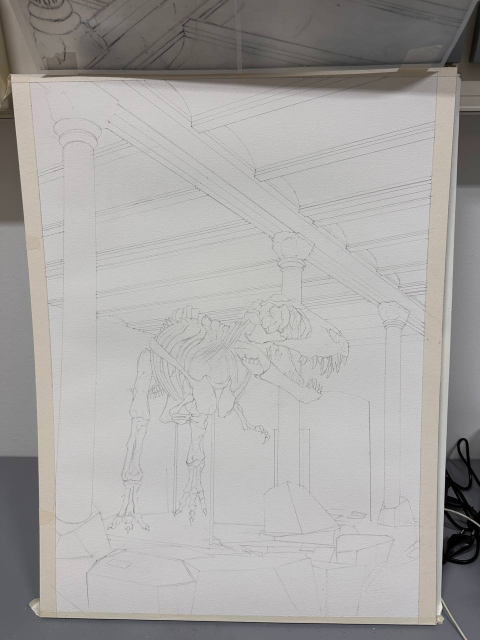
#> input picture testdata/1.jpg, 960 x 1280 px (shown at 1/2 size)
$ python -i vp.py   (imports and definitions only)
#> lines starting #> are read from the running program, lines starting #| are printed output that depends on the picture; after the words box and inside, x2 and y2 are one past the last pixel; in counts of white or black regions, pixels touching at a corner belong together
"""Linear-perspective check: lines -> vanishing points -> per-line residual."""
import cv2, numpy as np

# [26 lines left out: function lines, not called in this run]


def _len(s):
    return np.hypot(s[:, 2] - s[:, 0], s[:, 3] - s[:, 1])


# [278 lines left out: functions _pairs, _join, resid_deg, fit, _weighted, fit_on_line and 5 more, not called in this run]

def sheet(path, inset=0.03):
    """The drawing surface as a quad, shrunk inward to drop tape and edges.
    approxPolyDP is not reliable here -- on one photo it bottomed out at 5
    vertices for every tolerance -- so reduce the convex hull to 4 instead,
    dropping whichever vertex costs the least area each time."""
#> called with path = '../testdata/1.jpg', inset = 0.03
    g = cv2.imread(path, cv2.IMREAD_GRAYSCALE)
#> g: shape (1280, 960); min 0, max 245, mean 165.3
    _, th = cv2.threshold(cv2.GaussianBlur(g, (9, 9), 0), 0, 255,
                          cv2.THRESH_BINARY + cv2.THRESH_OTSU)
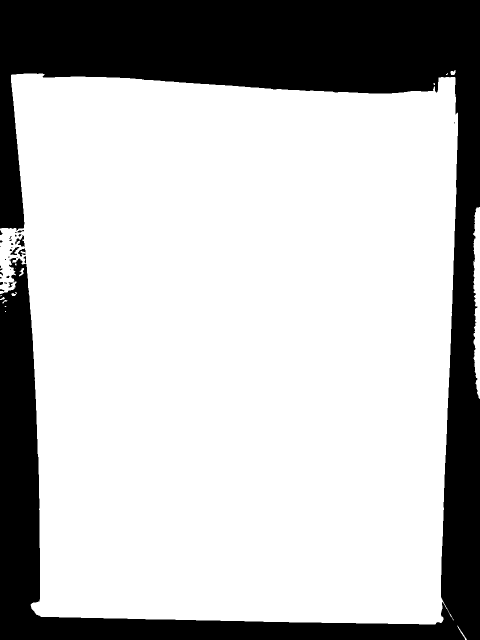
#> th: shape (1280, 960) (shown at 1/2 size); 73.9% white; 31 black regions (19 under 20 px), largest, box (x1, y1, x2, y2) and area: (0, 0, 960, 1280) 319462, (30, 470, 49, 494) 197, (36, 497, 51, 513) 118
    th = cv2.morphologyEx(th, cv2.MORPH_CLOSE, np.ones((15, 15), np.uint8))
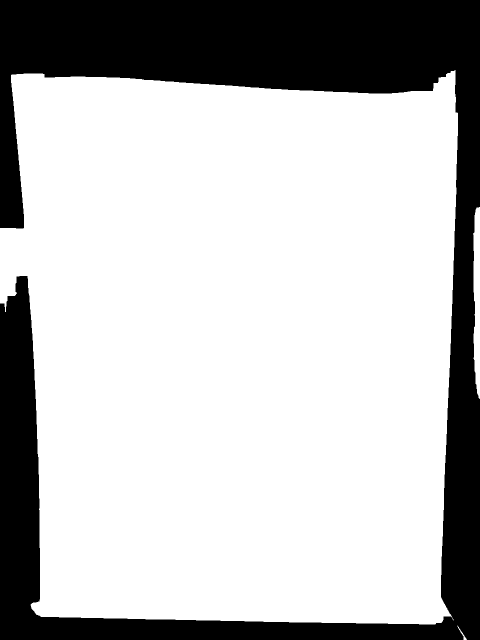
#> th: shape (1280, 960) (shown at 1/2 size); 74.2% white; 1 black region, box (x1, y1, x2, y2) and area: (0, 0, 960, 1280) 317205
    c = max(cv2.findContours(th, cv2.RETR_EXTERNAL, cv2.CHAIN_APPROX_SIMPLE)[0],
            key=cv2.contourArea)
#> c = contour of 456 points, box (x1, y1, x2, y2) (0, 140, 916, 1249), area 905162
    h = cv2.convexHull(c).reshape(-1, 2).astype(float)
#> h = 23 rows, first 8: [910, 140], [915, 226], [915, 271], [907, 1240], [870, 1248], [838, 1248], [578, 1244], [527, 1243]
    while len(h) > 4:
        a = h[np.arange(len(h)) - 1] - h            # numpy 2.5 has no 2-D cross
        b = h[(np.arange(len(h)) + 1) % len(h)] - h
        tri = np.abs(a[:, 0] * b[:, 1] - a[:, 1] * b[:, 0])
        h = np.delete(h, int(np.argmin(tri)), axis=0)
#> this loop made 19 passes
#> tri on passes 16 to 18: [116378, 5893, 35789, 6859, 17809, 11281, 41104, 404708], [976770, 40676, 6859, 17809, 11281, 41104, 404708], [976770, 907521, 18828, 11281, 41104, 404708]
#> (tri, h) on pass 19: ([976770, 907521, 516701, 51186, 404708], [[910, 140], [907, 1240], [82, 1233], [22, 150]])
    q = h[np.argsort(np.arctan2(h[:, 1] - h[:, 1].mean(), h[:, 0] - h[:, 0].mean()))]
#> q = [[22, 150], [910, 140], [907, 1240], [82, 1233]]
    return q + (q.mean(0) - q) * inset


# [105 lines left out: functions inside, merge, _reach, report, not_edge, short_for_vp, not called in this run]

>>> result = sheet('../testdata/1.jpg')
#> result = [[35.75, 166.2], [897.1, 156.5], [894.2, 1223.5], [93.95, 1216.7]]

$ run again, on testdata/2.jpg
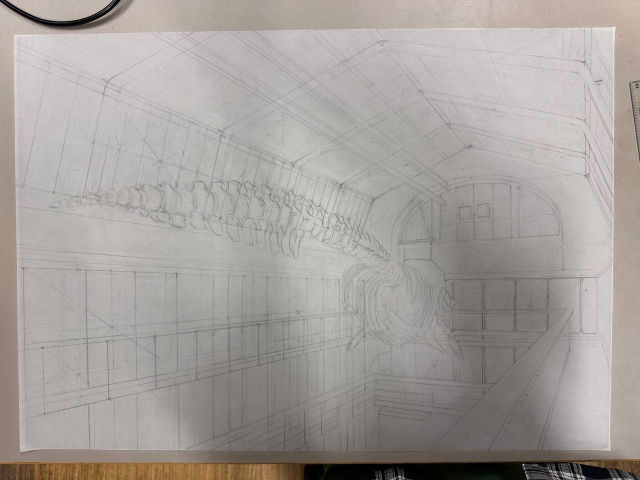
#> input picture testdata/2.jpg, 1280 x 960 px (shown at 1/2 size)
#> in sheet, `_, th = cv2.threshold(cv2.GaussianBlur(g, (9, 9), 0), 0, 255, cv2.THRE..`:
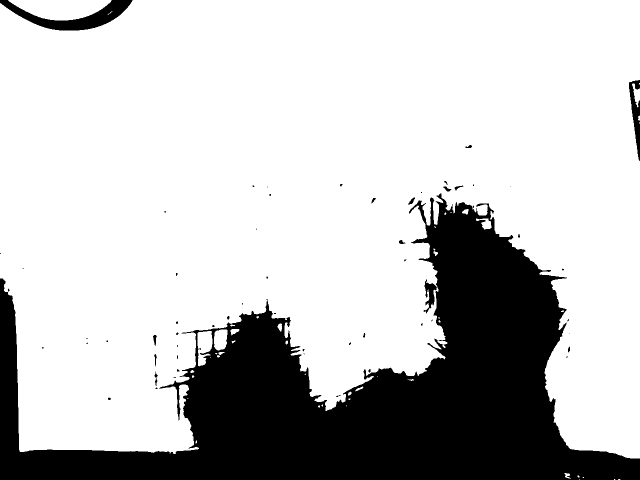
#> th: shape (960, 1280) (shown at 1/2 size); 76.4% white; 63 black regions (43 under 20 px), largest, box (x1, y1, x2, y2) and area: (0, 387, 1280, 960) 280907, (0, 0, 265, 61) 5742, (1258, 160, 1280, 322) 1671
#> in sheet, `th = cv2.morphologyEx(th, cv2.MORPH_CLOSE, np.ones((15, 15), np.uint8))`:
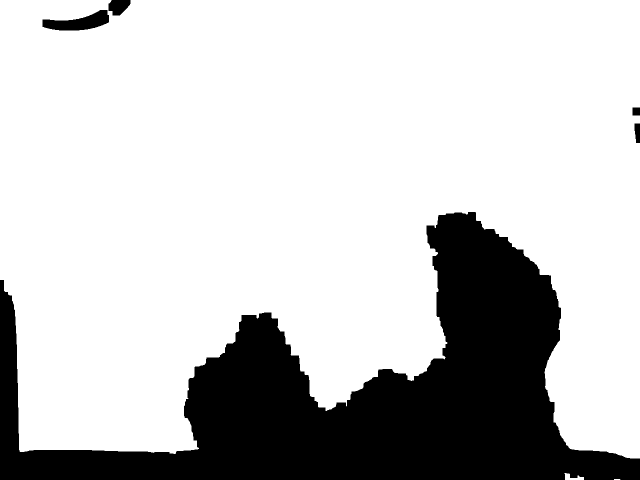
#> th: shape (960, 1280) (shown at 1/2 size); 77.6% white; 5 black regions, box (x1, y1, x2, y2) and area: (0, 424, 1280, 960) 271086, (85, 20, 218, 61) 3050, (217, 0, 261, 31) 1024, (1269, 247, 1280, 286) 380, (1265, 215, 1280, 231) 240
#> c = contour of 783 points, box (x1, y1, x2, y2) (0, 0, 1280, 917), area 952880
#> in sheet, `h = cv2.convexHull(c).reshape(-1, 2).astype(float)`: h = [[1279, 0], [1279, 916], [1260, 916], [347, 907], [40, 903], [39, 902], [38, 899], [0, 559], [0, 0]]
#> the loop in sheet, `while len(h) > 4:` made 5 passes
#> tri on passes 1 to 4: [1171564, 17404, 171, 889, 303, 2, 226, 21242, 714961], [1171564, 17404, 171, 889, 1220, 528, 21242, 714961], [1171564, 853712, 965, 1220, 528, 21242, 714961], [1171564, 853712, 965, 105448, 22360, 714961]
#> q = [[0, 0], [1279, 0], [1279, 916], [40, 903]]
#> result = [[19.48, 13.64], [1260.1, 13.64], [1260.1, 902.2], [58.28, 889.6]]

$ run again, on testdata/3.jpg
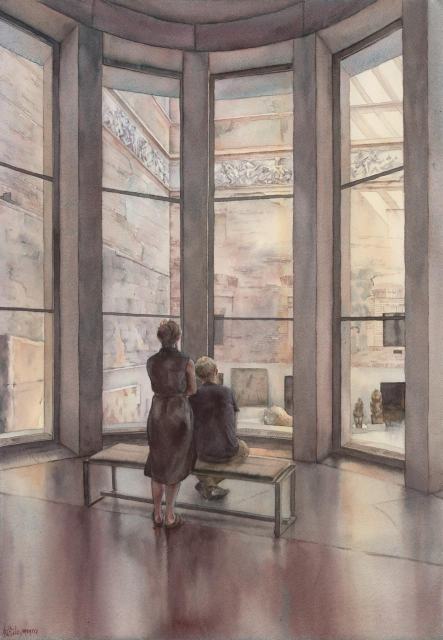
#> input picture testdata/3.jpg, 885 x 1280 px (shown at 1/2 size)
#> in sheet, `_, th = cv2.threshold(cv2.GaussianBlur(g, (9, 9), 0), 0, 255, cv2.THRE..`:
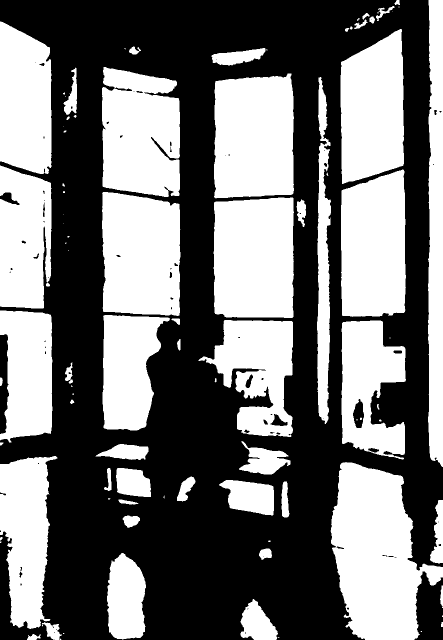
#> th: shape (1280, 885) (shown at 1/2 size); 45.7% white; 88 white regions (32 under 20 px), largest, box (x1, y1, x2, y2) and area: (661, 924, 885, 1280) 50865, (427, 395, 588, 636) 37178, (428, 147, 588, 397) 37163
#> in sheet, `th = cv2.morphologyEx(th, cv2.MORPH_CLOSE, np.ones((15, 15), np.uint8))`:
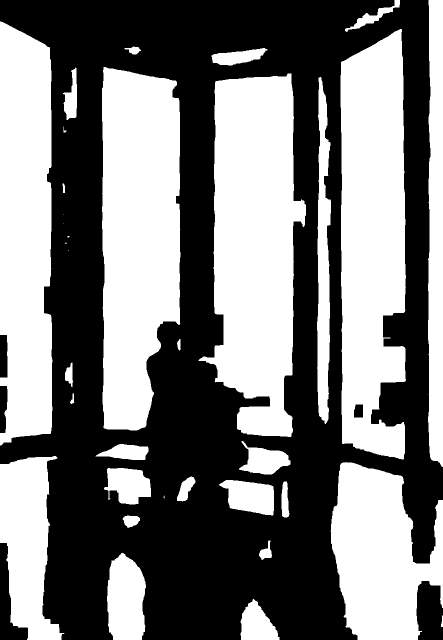
#> th: shape (1280, 885) (shown at 1/2 size); 47.7% white; 34 white regions (6 under 20 px), largest, box (x1, y1, x2, y2) and area: (397, 147, 612, 874) 105237, (204, 134, 361, 861) 96724, (681, 58, 812, 919) 94611
#> c = contour of 309 points, box (x1, y1, x2, y2) (397, 147, 612, 874), area 104236
#> in sheet, `h = cv2.convexHull(c).reshape(-1, 2).astype(float)`: h = 21 rows, first 8: [582, 147], [611, 410], [611, 430], [585, 862], [582, 872], [581, 873], [575, 873], [524, 871]
#> the loop in sheet, `while len(h) > 4:` made 17 passes
#> tri on passes 12 to 16: [40148, 580, 520, 1036, 892, 888, 1873, 46086, 540, 2537], [40148, 19946, 1096, 892, 888, 1873, 46086, 540, 2537], [40148, 19946, 1096, 892, 888, 1873, 47667, 83899], [40148, 19946, 1096, 1125, 13533, 47667, 83899], [40148, 21025, 50331, 13533, 47667, 83899]
#> q = [[431, 162], [582, 147], [582, 872], [397, 721]]
#> result = [[433, 171.4], [579.5, 156.9], [579.5, 860.1], [400, 713.6]]

$ run again, on testdata/4.jpg
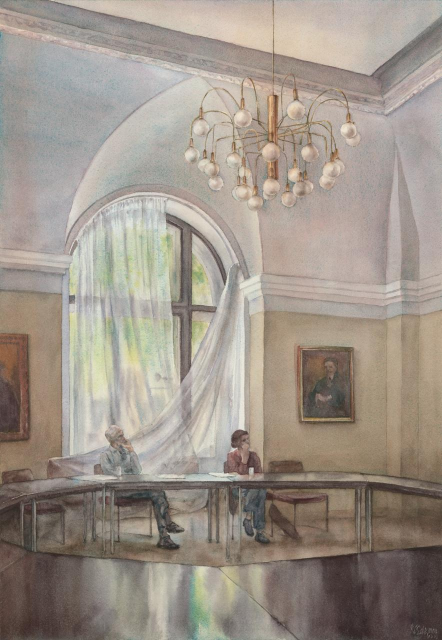
#> input picture testdata/4.jpg, 884 x 1280 px (shown at 1/2 size)
#> in sheet, `_, th = cv2.threshold(cv2.GaussianBlur(g, (9, 9), 0), 0, 255, cv2.THRE..`:
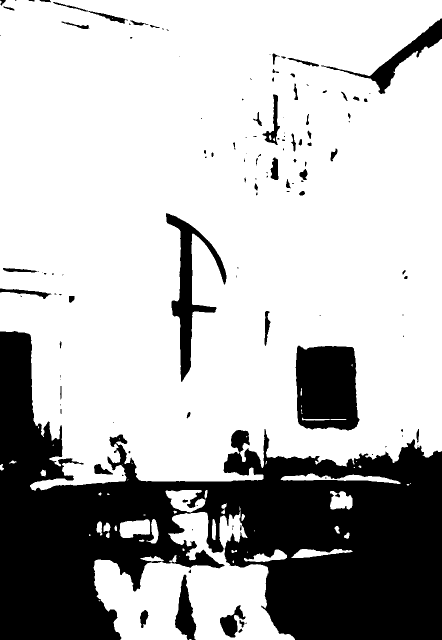
#> th: shape (1280, 884) (shown at 1/2 size); 72.8% white; 129 black regions (65 under 20 px), largest, box (x1, y1, x2, y2) and area: (0, 662, 884, 1280) 260497, (591, 691, 719, 861) 19047, (332, 426, 453, 764) 10021
#> in sheet, `th = cv2.morphologyEx(th, cv2.MORPH_CLOSE, np.ones((15, 15), np.uint8))`:
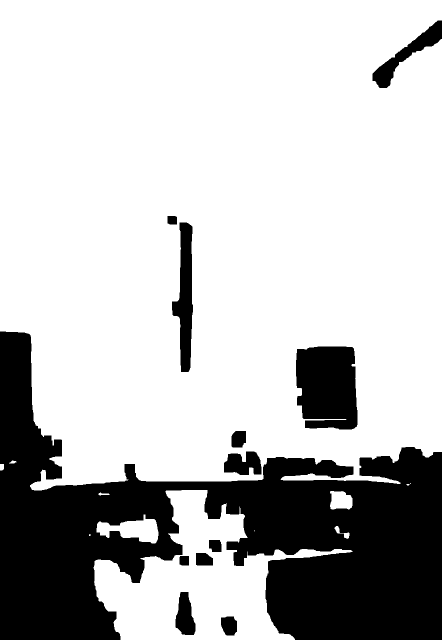
#> th: shape (1280, 884) (shown at 1/2 size); 75% white; 12 black regions, largest, box (x1, y1, x2, y2) and area: (0, 663, 884, 1280) 244067, (592, 693, 715, 859) 18265, (344, 445, 386, 744) 7335
#> c = contour of 588 points, box (x1, y1, x2, y2) (0, 0, 884, 981), area 806115
#> in sheet, `h = cv2.convexHull(c).reshape(-1, 2).astype(float)`: h = [[883, 0], [883, 903], [800, 967], [83, 980], [68, 980], [64, 979], [63, 978], [60, 973], [0, 662], [0, 0]]
#> the loop in sheet, `while len(h) > 4:` made 6 passes
#> tri on passes 1 to 5: [797349, 74949, 44809, 195, 15, 3, 2, 633, 39720, 584546], [797349, 74949, 44809, 195, 15, 20, 884, 39720, 584546], [797349, 74949, 44809, 964, 110, 884, 39720, 584546], [797349, 74949, 44809, 5318, 6733, 39720, 584546], [797349, 74949, 46862, 230500, 39720, 584546]
#> q = [[0, 0], [883, 0], [883, 903], [60, 973]]
#> result = [[13.7, 14.07], [870.2, 14.07], [870.2, 890], [71.89, 957.9]]
